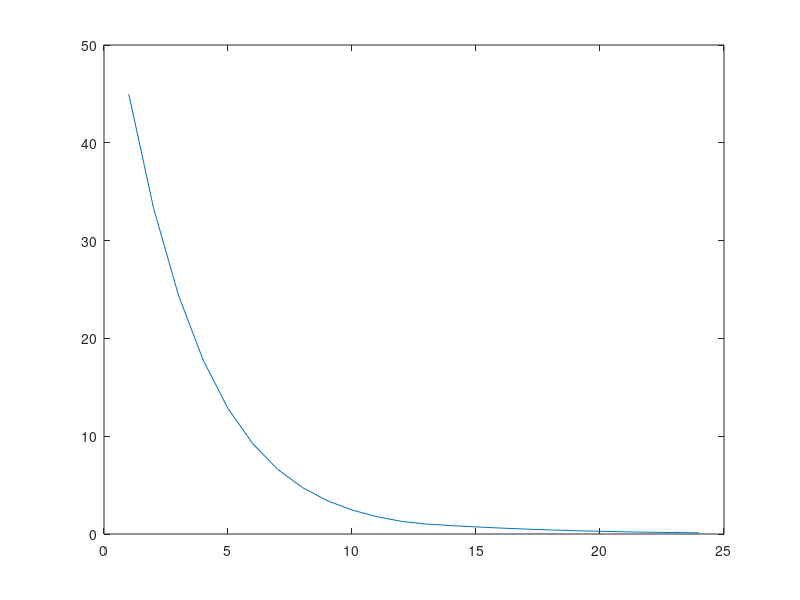

This chart was generated by the following MATLAB code:
clear
clc
N=4;
g=1;
P=zeros(N,N);
s=ones(1,N)*100/N
SOld=zeros(N,N);
SNew=SOld;
T=24;
Iterations=[1:T];
MaxDif=zeros(1,T);
Nwght=0.2

for i=1:N
    for j=i+1:i+g
        if j<=N
%            P(i,j)=i/(j+i);
            P(i,j)=(1+rand())/2;
            P(j,i)=1-P(i,j);
        else
%            P(i,j-N)=i/(i+j-N);
            P(i,j-N)=rand()/2;
            P(j-N,i)=1-P(i,j-N);
        end
    end
end
P
sNew=ones(1,N);
for t=1:T
    for i=1:N
        for j=1:N
            if P(i,j)>0
                SNew(i,j)=(P(i,j)/P(j,i))*s(j);
                sNew(i)=sNew(i)*(P(i,j)/P(j,i))*s(j);
            end
            if j==N
                    sNew(i)=sNew(i)^(1/(2*g));
            end
        end
    end
    sNew=sNew*100/(sNew*ones(N,1));
    MaxDif(t)=max(abs(sNew-s));
    s=(1-Nwght)*s+Nwght*sNew
    sNew=ones(1,N);
end
MaxDif
plot(Iterations,MaxDif)
PP=P;
for i=1:N
    for j=1:N
        if P(i,j)>0
            PP(i,j)=s(i)/(s(i)+s(j));
        end
    end
end
P
PP